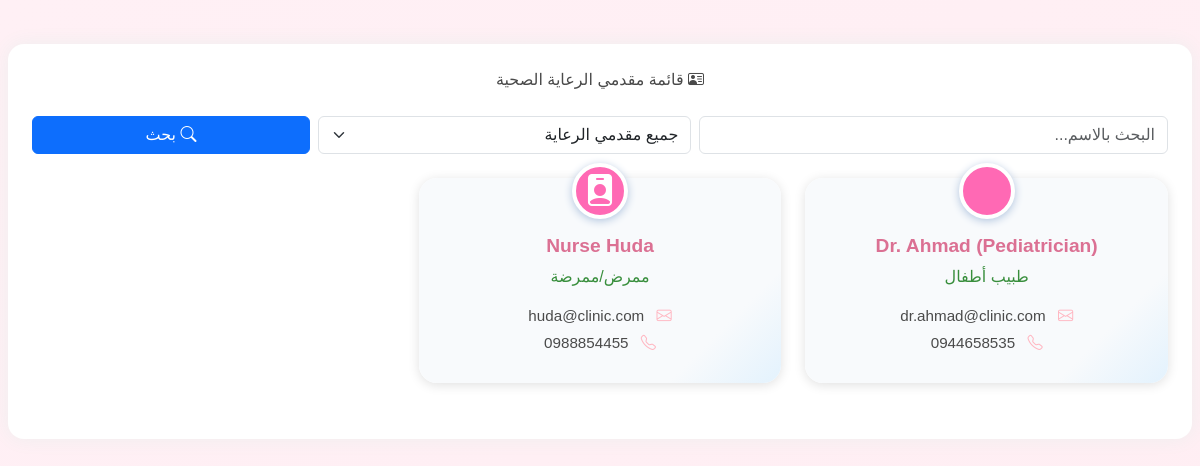
The app's page /providers.php (signed in) with its own data.
### tables this page shows
CREATE TABLE `users` (
  `id` int NOT NULL,
  `full_name` varchar(100) NOT NULL,
  `email` varchar(100) NOT NULL,
  `phone` varchar(20) NOT NULL,
  `password` varchar(255) NOT NULL,
  `security_question` varchar(255) NOT NULL,
  `security_answer` varchar(255) NOT NULL,
  `user_type` enum('parent','doctor','nurse') DEFAULT 'parent',
  `created_at` timestamp NOT NULL DEFAULT CURRENT_TIMESTAMP
);

### providers.php (the view, shortened to what this page needs)
<?php
$host = 'localhost';
$db   = 'baby_tracker';
$user = 'root';
$pass = '';
$charset = 'utf8mb4';
$dsn = "mysql:host=$host;dbname=$db;charset=$charset";
$options = [
    PDO::ATTR_ERRMODE            => PDO::ERRMODE_EXCEPTION,
    PDO::ATTR_DEFAULT_FETCH_MODE => PDO::FETCH_ASSOC,
    PDO::ATTR_EMULATE_PREPARES   => false,
];
$errors = [];
$providers = [];
$search_term = $_GET['search'] ?? '';
$filter_type = $_GET['filter_type'] ?? 'all';
try {
    $pdo = new PDO($dsn, $user, $pass, $options);
    $sql = 'SELECT * FROM users WHERE user_type IN ("doctor", "nurse") ';
    $params = [];
    $sql .= 'ORDER BY full_name ASC';
    $stmt = $pdo->prepare($sql);
    $stmt->execute($params);
    $providers = $stmt->fetchAll();
} catch (PDOException $e) {
    $errors[] = 'خطأ في الاتصال بقاعدة البيانات: ' . $e->getMessage();
}
?>
<!DOCTYPE html>
<html lang="ar" dir="rtl">
<head>
    <link href="https://cdn.jsdelivr.net/npm/bootstrap@5.3.2/dist/css/bootstrap.rtl.min.css" rel="stylesheet">
    <link rel="stylesheet" href="https://cdn.jsdelivr.net/npm/bootstrap-icons@1.10.5/font/bootstrap-icons.css">
    <link rel="stylesheet" href="https://cdnjs.cloudflare.com/ajax/libs/font-awesome/6.4.0/css/all.min.css">
</head>
<body>
<div class="main-container">
    <div class="dashboard-container">
        <div class="row justify-content-center">
            <div class="col-12 main-box p-4 mt-4">
                <div class="logo mb-4 text-center"><i class="bi bi-person-vcard"></i> قائمة مقدمي الرعاية الصحية</div>
                <form method="GET" action="providers.php" class="mb-4">
                    <div class="row g-2">
                        <div class="col-md-5">
                            <input type="text" name="search" class="form-control" placeholder="البحث بالاسم..." value="<?= htmlspecialchars($search_term) ?>">
                        </div>
                        <div class="col-md-4">
                            <select name="filter_type" class="form-select">
                                <option value="all" <?= $filter_type === 'all' ? 'selected' : '' ?>>جميع مقدمي الرعاية</option>
                            </select>
                        </div>
                        <div class="col-md-3 d-flex gap-2">
                            <button class="btn btn-primary w-100" type="submit"><i class="bi bi-search"></i> بحث</button>
                        </div>
                    </div>
                </form>
                <div class="row mt-4">
                    <?php if (empty($providers)): ?>
                        <div class="col-12 text-center text-muted">لا يوجد مقدمو رعاية يطابقون المعايير المحددة.</div>
                    <?php else: ?>
                        <?php foreach ($providers as $prov): ?>
                            <div class="col-md-6 col-lg-4">
                                <div class="provider-card position-relative">
                                    <div class="provider-icon"><i class="bi <?= $prov['user_type'] === 'doctor' ? 'bi-stethoscope' : 'bi-person-badge-fill' ?>"></i></div>
                                    <h5 class="provider-name mt-3"><?= htmlspecialchars($prov['full_name']) ?></h5>
                                    <div class="provider-type">
                                        <?= $prov['user_type'] === 'doctor' ? 'طبيب أطفال' : 'ممرض/ممرضة' ?>
                                    </div>
                                    <div class="provider-contact text-center">
                                        <div class="mb-1"><i class="bi bi-envelope"></i> <?= htmlspecialchars($prov['email']) ?></div>
                                        <?php if (!empty($prov['phone'])): ?>
                                            <div class="mb-1"><i class="bi bi-telephone"></i> <?= htmlspecialchars($prov['phone']) ?></div>
                                        <?php endif; ?>
                                    </div>
                                </div>
                            </div>
                        <?php endforeach; ?>
                    <?php endif; ?>
                </div>
            </div>
        </div>
    </div>
</div>
</body>
</html>

### records on screen
users: full_name "Dr. Ahmad (Pediatrician)", user_type "طبيب أطفال", email "dr.ahmad@clinic.com", phone "0944658535"
users: full_name "Nurse Huda", user_type "ممرض/ممرضة", email "huda@clinic.com", phone "0988854455"
